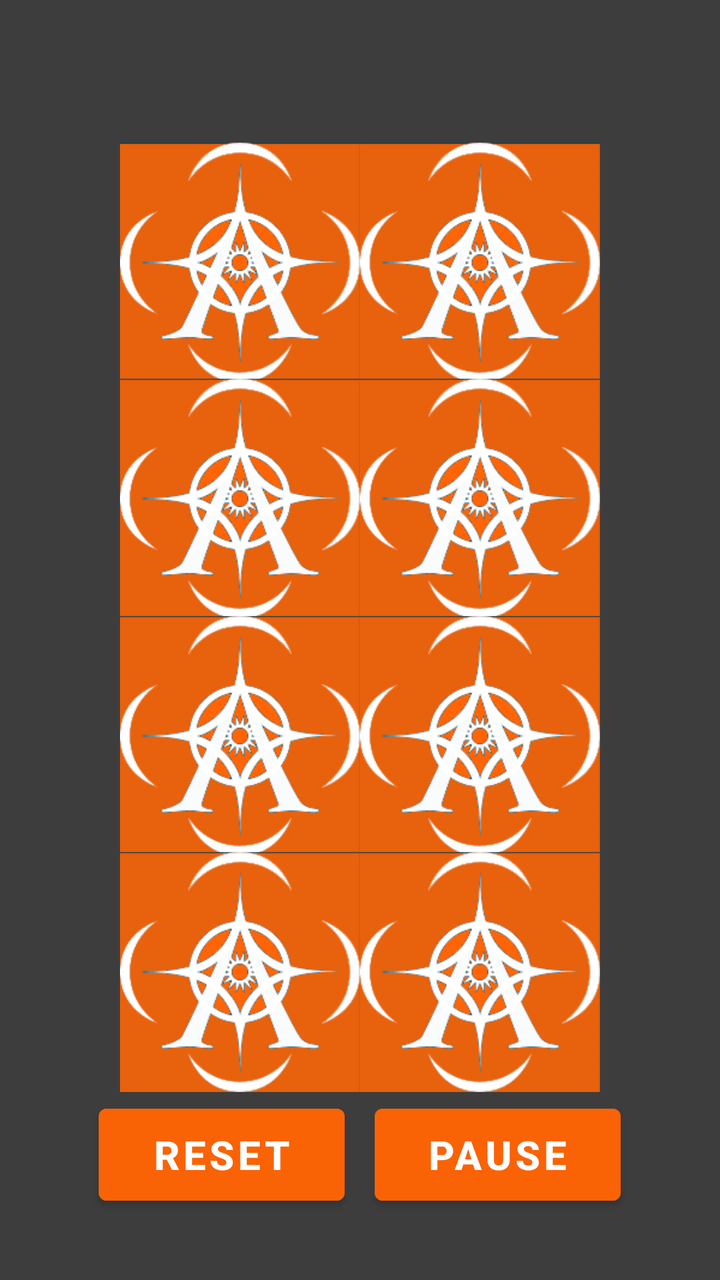
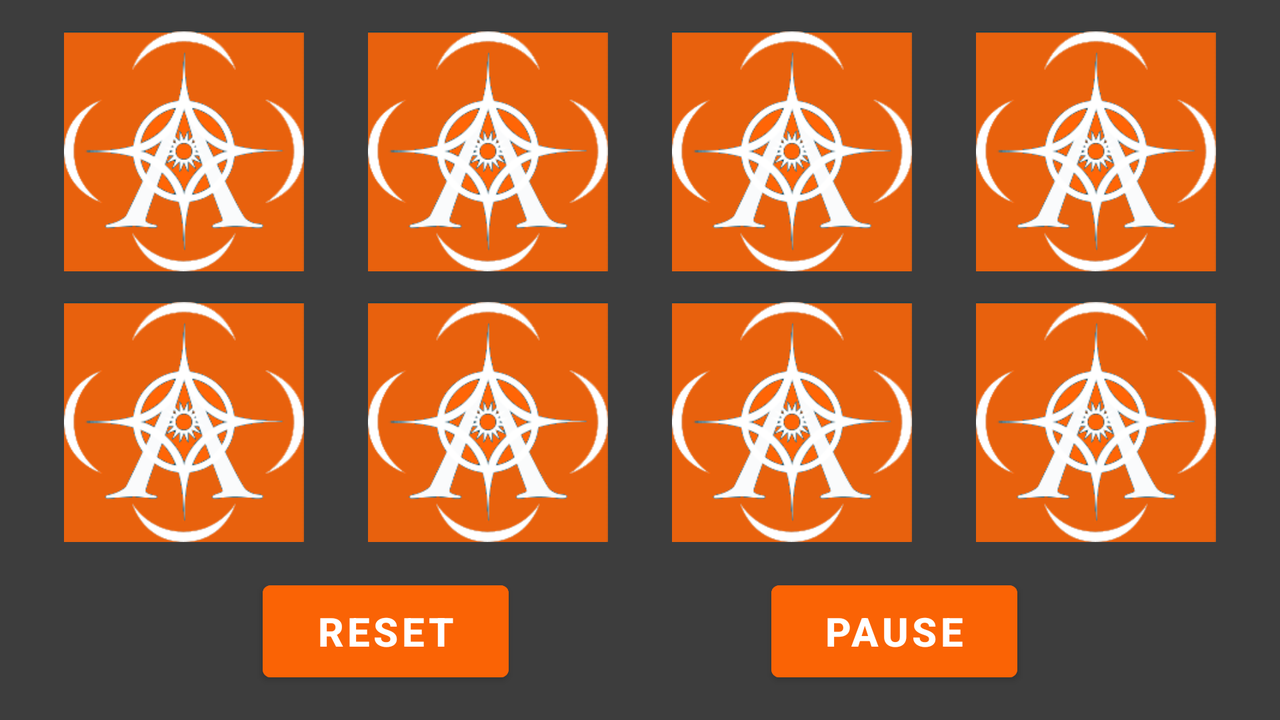

An Android layout and its configuration variant, each rendered on a device that would load it. The default file and the variant file are quoted in full after the pictures.
<!-- AndroidManifest.xml: application theme SplashTheme -->
<!-- res/layout/game_play_a.xml -->
<?xml version="1.0" encoding="utf-8"?>
<androidx.constraintlayout.widget.ConstraintLayout xmlns:android="http://schemas.android.com/apk/res/android"
    xmlns:app="http://schemas.android.com/apk/res-auto"
    xmlns:tools="http://schemas.android.com/tools"
    android:layout_width="match_parent"
    android:layout_height="match_parent"
    tools:context=".GamePlayA"
    android:background="@color/grey">

    <Button
        android:id="@+id/pauseButton"
        android:layout_width="123dp"
        android:layout_height="58dp"
        android:backgroundTint="@color/orange"
        android:text="PAUSE"
        android:textSize="20dp"
        android:textStyle="bold"
        app:layout_constraintBottom_toBottomOf="parent"
        app:layout_constraintEnd_toEndOf="parent"
        app:layout_constraintHorizontal_bias="0.791"
        app:layout_constraintStart_toStartOf="parent"
        app:layout_constraintTop_toTopOf="parent"
        app:layout_constraintVertical_bias="0.942" />

    <Button
        android:id="@+id/reset_button"
        android:layout_width="123dp"
        android:layout_height="58dp"
        android:backgroundTint="@color/orange"
        android:text="RESET"
        android:textSize="20dp"
        android:textStyle="bold"
        app:layout_constraintBottom_toBottomOf="parent"
        app:layout_constraintEnd_toEndOf="parent"
        app:layout_constraintHorizontal_bias="0.208"
        app:layout_constraintStart_toStartOf="parent"
        app:layout_constraintTop_toTopOf="parent"
        app:layout_constraintVertical_bias="0.942" />

    <ImageView
        android:id="@+id/revers1"
        android:layout_width="120dp"
        android:layout_height="120dp"
        android:layout_marginStart="60dp"
        android:src="@drawable/revers"
        app:layout_constraintBottom_toBottomOf="parent"
        app:layout_constraintStart_toStartOf="parent"
        app:layout_constraintTop_toTopOf="parent"
        app:layout_constraintVertical_bias="0.137"></ImageView>

    <ImageView
        android:id="@+id/revers2"
        android:layout_width="120dp"
        android:layout_height="120dp"
        android:layout_marginEnd="60dp"
        android:src="@drawable/revers"
        app:layout_constraintBottom_toBottomOf="parent"
        app:layout_constraintEnd_toEndOf="parent"
        app:layout_constraintHorizontal_bias="0.941"
        app:layout_constraintStart_toEndOf="@+id/revers1"
        app:layout_constraintTop_toTopOf="parent"
        app:layout_constraintVertical_bias="0.137"></ImageView>

    <ImageView
        android:id="@+id/revers3"
        android:layout_width="120dp"
        android:layout_height="120dp"
        android:layout_marginStart="60dp"
        android:src="@drawable/revers"
        app:layout_constraintBottom_toBottomOf="parent"
        app:layout_constraintStart_toStartOf="parent"
        app:layout_constraintTop_toTopOf="parent"
        app:layout_constraintVertical_bias="0.364"></ImageView>

    <ImageView
        android:id="@+id/revers4"
        android:layout_width="120dp"
        android:layout_height="120dp"
        android:layout_marginEnd="60dp"
        android:src="@drawable/revers"
        app:layout_constraintBottom_toBottomOf="parent"
        app:layout_constraintEnd_toEndOf="parent"
        app:layout_constraintHorizontal_bias="0.941"
        app:layout_constraintStart_toEndOf="@+id/revers3"
        app:layout_constraintTop_toTopOf="parent"
        app:layout_constraintVertical_bias="0.364"></ImageView>

    <ImageView
        android:id="@+id/revers5"
        android:layout_width="120dp"
        android:layout_height="120dp"
        android:layout_marginStart="60dp"
        android:src="@drawable/revers"
        app:layout_constraintBottom_toBottomOf="parent"
        app:layout_constraintStart_toStartOf="parent"
        app:layout_constraintTop_toTopOf="parent"
        app:layout_constraintVertical_bias="0.592"></ImageView>

    <ImageView
        android:id="@+id/revers6"
        android:layout_width="120dp"
        android:layout_height="120dp"
        android:layout_marginEnd="60dp"
        android:src="@drawable/revers"
        app:layout_constraintBottom_toBottomOf="parent"
        app:layout_constraintEnd_toEndOf="parent"
        app:layout_constraintHorizontal_bias="0.941"
        app:layout_constraintStart_toEndOf="@+id/revers5"
        app:layout_constraintTop_toTopOf="parent"
        app:layout_constraintVertical_bias="0.592"></ImageView>

    <ImageView
        android:id="@+id/revers7"
        android:layout_width="120dp"
        android:layout_height="120dp"
        android:layout_marginStart="60dp"
        android:src="@drawable/revers"
        app:layout_constraintBottom_toBottomOf="parent"
        app:layout_constraintStart_toStartOf="parent"
        app:layout_constraintTop_toTopOf="parent"
        app:layout_constraintVertical_bias="0.819"></ImageView>

    <ImageView
        android:id="@+id/revers8"
        android:layout_width="120dp"
        android:layout_height="120dp"
        android:layout_marginEnd="60dp"
        android:src="@drawable/revers"
        app:layout_constraintBottom_toBottomOf="parent"
        app:layout_constraintEnd_toEndOf="parent"
        app:layout_constraintHorizontal_bias="0.941"
        app:layout_constraintStart_toEndOf="@+id/revers7"
        app:layout_constraintTop_toTopOf="parent"
        app:layout_constraintVertical_bias="0.819"></ImageView>

</androidx.constraintlayout.widget.ConstraintLayout>
<!-- resources referenced by this layout -->
<resources>
  <color name="grey">#3D3D3D</color>
  <color name="orange">#FA6305</color>
  <!-- drawable revers: png bitmap (drawable-v24, 17339 bytes) -->
  <style name="SplashTheme" parent="Theme.MaterialComponents.Light.NoActionBar">
          <item name="android:windowBackground">@drawable/splash_background</item>
      </style>
  <!-- drawable splash_background (drawable) -->
  <?xml version="1.0" encoding="utf-8"?>
  <layer-list xmlns:android="http://schemas.android.com/apk/res/android">
      <item android:drawable="@color/white" />
      
      <item>
          <bitmap android:gravity="center" android:src="@drawable/launchscreen" />
          
      </item>
  </layer-list>
  <color name="white">#FFFFFFFF</color>
</resources>
<!-- res/layout-land/game_play_a.xml (the repository's variant of the layout above) -->
<!-- drawn on the phone turned sideways -->
<?xml version="1.0" encoding="utf-8"?>
<androidx.constraintlayout.widget.ConstraintLayout xmlns:android="http://schemas.android.com/apk/res/android"
    xmlns:app="http://schemas.android.com/apk/res-auto"
    xmlns:tools="http://schemas.android.com/tools"
    android:layout_width="match_parent"
    android:layout_height="match_parent"
    android:background="@color/grey"
    tools:context=".GamePlayA">

    <Button
        android:id="@+id/pauseButton"
        android:layout_width="123dp"
        android:layout_height="58dp"
        android:backgroundTint="@color/orange"
        android:text="PAUSE"
        android:textSize="20dp"
        android:textStyle="bold"
        app:layout_constraintBottom_toBottomOf="parent"
        app:layout_constraintEnd_toEndOf="parent"
        app:layout_constraintHorizontal_bias="0.5"
        app:layout_constraintStart_toEndOf="@+id/reset_button"
        app:layout_constraintTop_toBottomOf="@+id/revers7" />

    <Button
        android:id="@+id/reset_button"
        android:layout_width="123dp"
        android:layout_height="58dp"
        android:backgroundTint="@color/orange"
        android:text="RESET"
        android:textSize="20dp"
        android:textStyle="bold"
        app:layout_constraintBottom_toBottomOf="@+id/pauseButton"
        app:layout_constraintEnd_toStartOf="@+id/pauseButton"
        app:layout_constraintHorizontal_bias="0.5"
        app:layout_constraintStart_toStartOf="parent" />

    <ImageView
        android:id="@+id/revers1"
        android:layout_width="120dp"
        android:layout_height="120dp"
        android:src="@drawable/revers"
        app:layout_constraintBottom_toBottomOf="@+id/revers3"
        app:layout_constraintEnd_toStartOf="@+id/revers2"
        app:layout_constraintHorizontal_bias="0.5"
        app:layout_constraintStart_toStartOf="parent"></ImageView>

    <ImageView
        android:id="@+id/revers2"
        android:layout_width="120dp"
        android:layout_height="120dp"
        android:src="@drawable/revers"
        app:layout_constraintBottom_toBottomOf="@+id/revers3"
        app:layout_constraintEnd_toStartOf="@+id/revers3"
        app:layout_constraintHorizontal_bias="0.5"
        app:layout_constraintStart_toEndOf="@+id/revers1"></ImageView>

    <ImageView
        android:id="@+id/revers3"
        android:layout_width="120dp"
        android:layout_height="120dp"
        android:src="@drawable/revers"
        app:layout_constraintBottom_toTopOf="@+id/revers7"
        app:layout_constraintEnd_toStartOf="@+id/revers4"
        app:layout_constraintHorizontal_bias="0.5"
        app:layout_constraintStart_toEndOf="@+id/revers2"
        app:layout_constraintTop_toTopOf="parent"></ImageView>

    <ImageView
        android:id="@+id/revers4"
        android:layout_width="120dp"
        android:layout_height="120dp"
        android:src="@drawable/revers"
        app:layout_constraintBottom_toBottomOf="@+id/revers3"
        app:layout_constraintEnd_toEndOf="parent"
        app:layout_constraintHorizontal_bias="0.5"
        app:layout_constraintStart_toEndOf="@+id/revers3"></ImageView>

    <ImageView
        android:id="@+id/revers5"
        android:layout_width="120dp"
        android:layout_height="120dp"
        android:src="@drawable/revers"
        app:layout_constraintBottom_toBottomOf="@+id/revers7"
        app:layout_constraintEnd_toStartOf="@+id/revers6"
        app:layout_constraintHorizontal_bias="0.5"
        app:layout_constraintStart_toStartOf="parent"></ImageView>

    <ImageView
        android:id="@+id/revers6"
        android:layout_width="120dp"
        android:layout_height="120dp"
        android:src="@drawable/revers"
        app:layout_constraintBottom_toBottomOf="@+id/revers7"
        app:layout_constraintEnd_toStartOf="@+id/revers7"
        app:layout_constraintHorizontal_bias="0.5"
        app:layout_constraintStart_toEndOf="@+id/revers5"></ImageView>

    <ImageView
        android:id="@+id/revers7"
        android:layout_width="120dp"
        android:layout_height="120dp"
        android:src="@drawable/revers"
        app:layout_constraintBottom_toTopOf="@+id/pauseButton"
        app:layout_constraintEnd_toStartOf="@+id/revers8"
        app:layout_constraintHorizontal_bias="0.5"
        app:layout_constraintStart_toEndOf="@+id/revers6"
        app:layout_constraintTop_toBottomOf="@+id/revers3"></ImageView>

    <ImageView
        android:id="@+id/revers8"
        android:layout_width="120dp"
        android:layout_height="120dp"
        android:src="@drawable/revers"
        app:layout_constraintBottom_toBottomOf="@+id/revers7"
        app:layout_constraintEnd_toEndOf="parent"
        app:layout_constraintHorizontal_bias="0.5"
        app:layout_constraintStart_toEndOf="@+id/revers7"></ImageView>

</androidx.constraintlayout.widget.ConstraintLayout>
